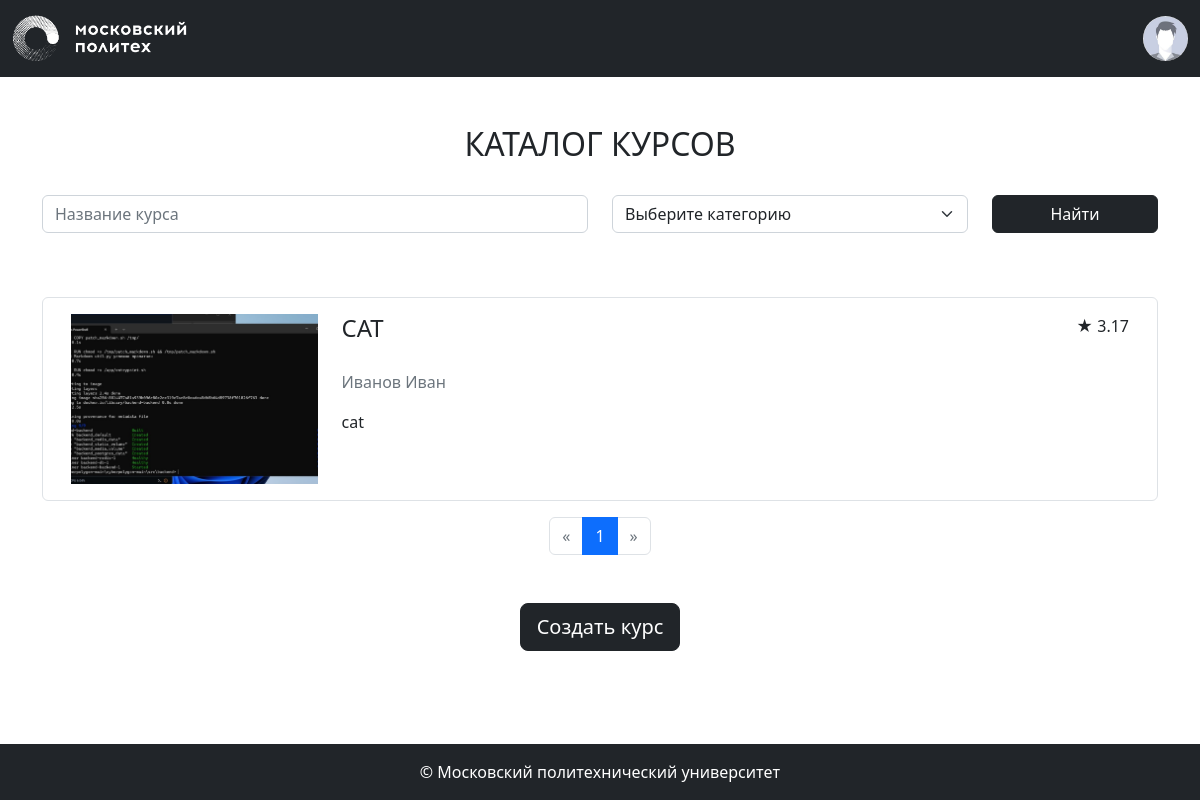
The page /courses/ (signed in) on the database its author committed.
### app/models.py (models this page shows, shortened)
class Base(DeclarativeBase):
  metadata = MetaData(naming_convention={
        "ix": 'ix_%(column_0_label)s',
        "uq": "uq_%(table_name)s_%(column_0_name)s",
        "ck": "ck_%(table_name)s_%(constraint_name)s",
        "fk": "fk_%(table_name)s_%(column_0_name)s_%(referred_table_name)s",
        "pk": "pk_%(table_name)s"
    })

class Course(Base):
    __tablename__ = 'courses'
    id: Mapped[int] = mapped_column(primary_key=True)
    name: Mapped[str] = mapped_column(String(100))
    short_desc: Mapped[str] = mapped_column(Text)
    full_desc: Mapped[str] = mapped_column(Text)
    rating_sum: Mapped[int] = mapped_column(default=0)
    rating_num: Mapped[int] = mapped_column(default=0)
    category_id: Mapped[int] = mapped_column(ForeignKey("categories.id"))
    author_id: Mapped[int] = mapped_column(ForeignKey("users.id"))
    background_image_id: Mapped[str] = mapped_column(ForeignKey("images.id"))
    created_at: Mapped[datetime] = mapped_column(default=datetime.now)
    author: Mapped["User"] = relationship()
    category: Mapped["Category"] = relationship(lazy=False)
    bg_image: Mapped["Image"] = relationship()
    @property
    def rating(self):
        if self.rating_num > 0:
            return self.rating_sum / self.rating_num
        return 0

class User(Base, UserMixin):
    __tablename__ = 'users'
    id: Mapped[int] = mapped_column(primary_key=True)
    first_name: Mapped[str] = mapped_column(String(100))
    last_name: Mapped[str] = mapped_column(String(100))
    middle_name: Mapped[Optional[str]] = mapped_column(String(100))
    login: Mapped[str] = mapped_column(String(100), unique=True)
    password_hash: Mapped[str] = mapped_column(String(200))
    created_at: Mapped[datetime] = mapped_column(default=datetime.now)
    @property
    def full_name(self):
        return ' '.join([self.last_name, self.first_name, self.middle_name or ''])

### app/courses.py (the view)
@bp.route('/')
def index():
    pagination = course_repository.get_pagination_info(**search_params())
    courses = course_repository.get_all_courses(pagination=pagination)
    categories = category_repository.get_all_categories()
    return render_template('courses/index.html',
                           courses=courses,
                           categories=categories,
                           pagination=pagination,
                           search_params=search_params())

### app/auth.py (called while the page is built)
def load_user(user_id):
    return user_repository.get_user_by_id(user_id)

### app/courses.py (called while the page is built)
def search_params():
    return {
        'name': request.args.get('name'),
        'category_ids': [x for x in request.args.getlist('category_ids') if x],
    }

### app/repositories/category_repository.py (called while the page is built)
    def get_all_categories(self):
        return self.db.session.execute(self.db.select(Category)).scalars()

### app/repositories/course_repository.py (called while the page is built)
    def _all_query(self, name, category_ids):
        query = self.db.select(Course)
        if name:
            query = query.filter(Course.name.ilike(f'%{name}%'))
        if category_ids:
            query = query.filter(Course.category_id.in_(category_ids))
        return query

    def get_pagination_info(self, name=None, category_ids=None):
        query = self._all_query(name, category_ids)
        return self.db.paginate(query)

    def get_all_courses(self, name=None, category_ids=None, pagination=None):
        if pagination is not None:
            return pagination.items
        return self.db.session.execute(self._all_query(name, category_ids)).scalars()

### app/repositories/user_repository.py (called while the page is built)
    def get_user_by_id(self, user_id):
        return self.db.session.execute(self.db.select(User).filter_by(id=user_id)).scalar()

### app/templates/courses/index.html (shortened to what this page needs)
{% extends 'base.html' %}
{% from 'pagination.html' import render_pagination %}
{% block content %}
<div class="container">
    <div class="my-5">
        <h2 class="mb-3 text-center text-uppercase font-weight-bold">Каталог курсов</h2>
        <form class="mb-5 mt-3 row align-items-center">
            <div class="col-md-6 my-3">
                <input autocomplete="off" type="text" class="form-control" id="course-name" name="name" value="{{ request.args.get('name') or '' }}" placeholder="Название курса">
            </div>
            <div class="col-md-4 my-3">
                <select class="form-select" id="course-category" name="category_ids" title="Категория курса">
                    <option value="">Выберите категорию</option>
                </select>
            </div>
            <div class="col-md-2 my-3 align-self-end">
                <button type="submit" class="btn btn-dark w-100 mt-auto">Найти</button>
            </div>
        </form>
    </div>
    <div class="courses-list container-fluid mt-3 mb-3">
        {% for course in courses %}
            <div class="row p-3 border rounded mb-3" data-url="{{ url_for('courses.show', course_id=course.id) }}">
                <div class="col-md-3 mb-3 mb-md-0 d-flex align-items-center justify-content-center">
                    <div class="course-logo" style="background-image: url({{ url_for('main.image', image_id=course.background_image_id) }});">
                    </div>
                </div>
                <div class="col-md-9 align-items-center">
                    <div class="d-flex">
                        <h4 class="text-uppercase">{{ course.name }}</h4>
                        <p class="ms-auto rating">
                            <span>★</span> <span>{{ "%.2f" | format(course.rating) }}</span>
                        </p>
                    </div>
                    <p class="text-muted my-3">{{ course.author.full_name }}</p>
                    <p>{{ course.short_desc | truncate(200) }}</p>
                </div>
            </div>
        {% endfor %}
    </div>
    <div class="mb-5">
        {{ render_pagination(pagination, request.endpoint, search_params) }}
    </div>
    {% if current_user.is_authenticated %}
        <div class="text-center my-3">
            <a class="btn btn-lg btn-dark" href="{{ url_for('courses.new') }}">Создать курс</a>
        </div>
    {% endif %}
</div>
{% endblock %}

### app/static/styles.css (style rules this page uses)
.course-logo { min-width: 170px; width: 100%; height: 170px; background-repeat: no-repeat; background-position: center; background-size: cover; }

### rows shown on the page
Course: background_image (picture), name "CAT", rating "3.17", author.full_name "Иванов Иван", short_desc "cat"

### other values the page prints
{{ page }} "1"
